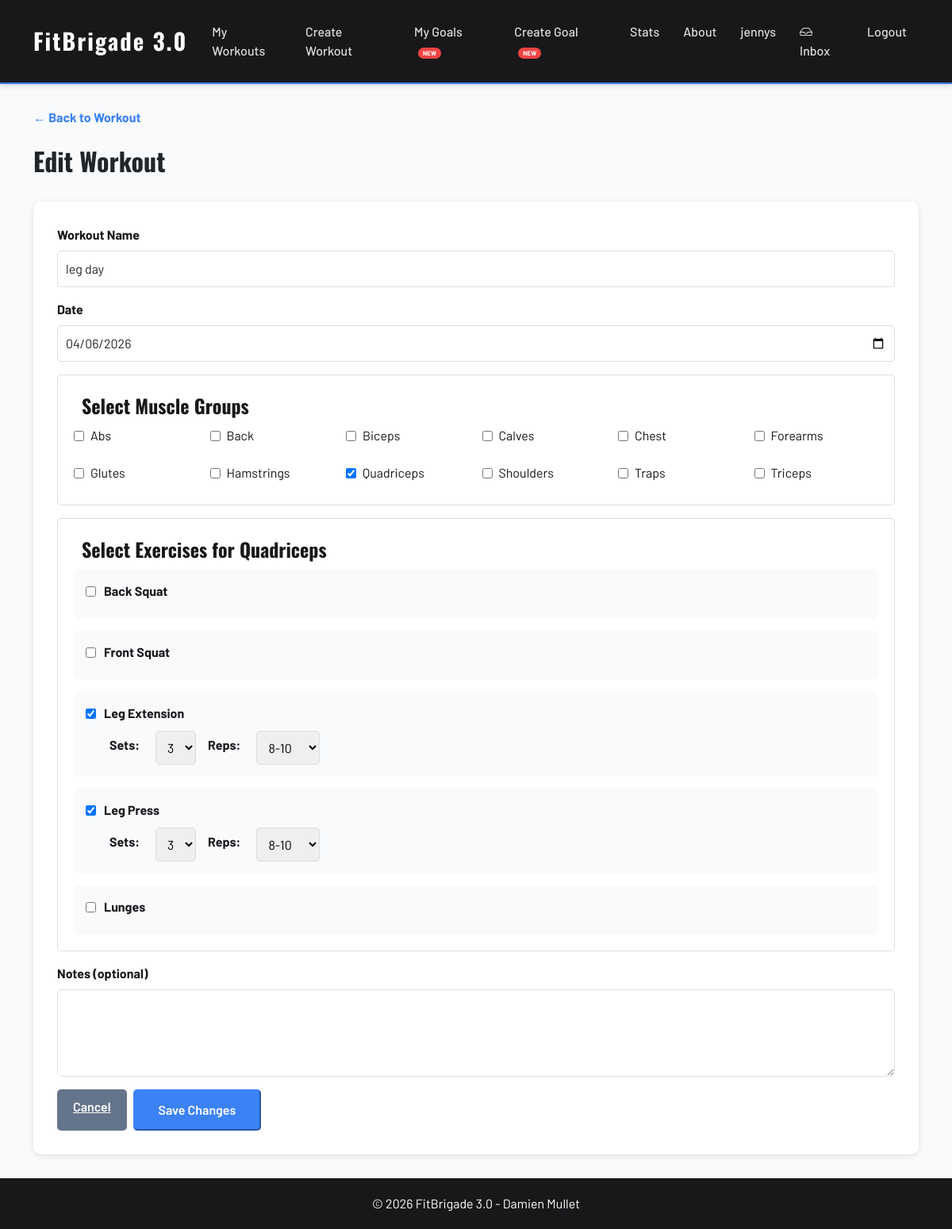
Screenshot of /edit/8/ (signed in) with the database file from the repository.
### users/models.py (models this page shows, shortened)
class CustomUser(AbstractUser):
    email = models.EmailField(unique=True)
    bio = models.TextField(blank=True, null=True)
    phone = models.CharField(max_length=20, blank=True, null=True)

### workouts/models.py (models this page shows, shortened)
class Workout(models.Model):
    user = models.ForeignKey(
        settings.AUTH_USER_MODEL,
        on_delete=models.CASCADE,
        related_name='workouts'
    )
    name = models.CharField(max_length=100)
    date = models.DateField()
    notes = models.TextField(blank=True, null=True)
    created_at = models.DateTimeField(auto_now_add=True)
    muscle_groups = models.ManyToManyField(
        MuscleGroup,
        through='WorkoutMuscleGroup',
        related_name='workouts'
    )
    exercises = models.ManyToManyField(
        Exercise,
        through='WorkoutExercise',
        related_name='workouts'
    )
    class Meta:
        ordering = ['-date', '-created_at']

class MuscleGroup(models.Model):
    name = models.CharField(max_length=100, unique=True)
    class Meta:
        ordering = ['name']

class Exercise(models.Model):
    name = models.CharField(max_length=100)
    muscle_group = models.ForeignKey(
        MuscleGroup,
        on_delete=models.CASCADE,
        related_name='exercises'
    )
    class Meta:
        ordering = ['muscle_group__name', 'name']

### workouts/views.py (the view, shortened to what this page needs)
# urls.py: path('edit/<int:workout_id>/', views.edit_workout, name='edit_workout'),
@login_required
def edit_workout(request, workout_id):
    workout = get_object_or_404(Workout, id=workout_id, user=request.user)
    muscle_groups = MuscleGroup.objects.all()
    exercises_by_muscle = {}
    for mg in muscle_groups:
        exercises_by_muscle[mg.name] = Exercise.objects.filter(muscle_group=mg)
    workout_muscle_groups = workout.muscle_groups.all()
    selected_muscle_names = set(mg.name for mg in workout_muscle_groups)
    workout_exercises = WorkoutExercise.objects.filter(workout=workout)
    selected_exercises = {}
    for we in workout_exercises:
        muscle_name = we.exercise.muscle_group.name
        if muscle_name not in selected_exercises:
            selected_exercises[muscle_name] = []
        selected_exercises[muscle_name].append({
            'name': we.exercise.name,
            'sets': we.sets,
            'reps': we.reps
        })
    return render(request, 'workouts/edit_workout.html', {
        'workout': workout,
        'muscle_groups': muscle_groups,
        'all_exercises': exercises_by_muscle,
        'selected_muscle_names': selected_muscle_names,
        'selected_exercises': selected_exercises
    })

### workouts/templates/workouts/edit_workout.html (shortened to what this page needs)
{% extends 'base.html' %}
{% load static %}
{% block content %}
<a href="{% url 'workouts:workout_detail' workout.id %}" class="back-link">← Back to Workout</a>
<br><br>
<h2>Edit Workout</h2>
<br>
<form method="POST" id="workoutForm">
    <div class="mb-3">
        <label for="name" class="form-label fw-bold">Workout Name</label>
        <input type="text" id="name" name="name" class="form-control" required value="{{ workout.name }}">
    </div>
    <div class="mb-3">
        <label for="date" class="form-label fw-bold">Date</label>
        <input type="date" id="date" name="date" class="form-control" required value="{{ workout.date|date:'Y-m-d' }}">
    </div>
    <fieldset class="mb-3">
        <legend>Select Muscle Groups</legend>
        <div class="muscle-grid">
            {% for muscle_name, exercises in all_exercises.items %}
            <label class="muscle-grid-label">
                <input type="checkbox" name="muscle_groups" value="{{ muscle_name }}"
                    onchange="toggleExercises('{{ muscle_name }}', event)"
                    {% if muscle_name in selected_muscle_names%}checked{% endif %}>
                {{ muscle_name }}
            </label>
            {% endfor %}
        </div>
    </fieldset>
    {% for muscle_name, exercises in all_exercises.items %}
    {% if muscle_name in selected_muscle_names %}
    <div id="exercises_{{ muscle_name }}" class="exercise-section mb-3" style="display:block;">
        {% else %}
        <div id="exercises_{{ muscle_name }}" class="exercise-section mb-3" style="display:none;">
            {% endif %}
            <fieldset>
                <legend>Select Exercises for {{ muscle_name }}</legend>
                <div class="exercise-list-detailed">
                    {% for exercise in exercises %}
                    <div class="exercise-item">
                        <label class="exercise-checkbox">
                            <input type="checkbox" name="exercises_{{ muscle_name }}" value="{{ exercise.name }}"
                                id="chk_{{ muscle_name }}_{{ exercise.name }}"
                                onchange="toggleExerciseDetails('{{ muscle_name }}', '{{ exercise.name }}', event)">
                            <strong>{{ exercise.name }}</strong>
                        </label>
                        <div id="details_{{ muscle_name }}_{{ exercise.name }}" class="exercise-details"
                            style="display:none;">
                            <label>Sets:</label>
                            <select name="sets_{{ muscle_name }}_{{ exercise.name }}">
                                <option value="3" selected>3</option>
                            </select>
                            <label>Reps:</label>
                            <select name="reps_{{ muscle_name }}_{{ exercise.name }}">
                                <option value="8-10" selected>8-10</option>
                            </select>
                        </div>
                    </div>
                    {% endfor %}
                </div>
            </fieldset>
        </div>
        {% endfor %}
        <div class="mb-3">
            <label for="notes" class="form-label fw-bold">Notes (optional)</label>
            <textarea id="notes" name="notes" class="form-control" rows="4">{{ workout.notes|default:'' }}</textarea>
        </div>
        <div class="d-flex gap-2 mt-3">
            <a href="{% url 'workouts:workout_detail' workout.id %}" class="btn-secondary">Cancel</a>
            <button type="submit" class="btn-primary">Save Changes</button>
        </div>
</form>
{% endblock %}

### templates/base.html (shortened to what this page needs)
{% load static %}
<!DOCTYPE html>
<html lang="en">
<head>
    <link href="https://cdn.jsdelivr.net/npm/bootstrap@5.3.0/dist/css/bootstrap.min.css" rel="stylesheet" />
    <link href="https://cdn.jsdelivr.net/npm/bootstrap-icons@1.11.0/font/bootstrap-icons.css" rel="stylesheet" />
    <link rel="stylesheet" href="{% static 'css/style.css' %}">
</head>
<body>
    <nav class="navbar navbar-expand-lg navbar-dark">
        <div class="container">
            <a class="navbar-brand" href="{% url 'workouts:index' %}">FitBrigade 3.0</a>
            <div class="collapse navbar-collapse" id="navbarNav">
                <ul class="navbar-nav me-auto">
                    {% if user.is_authenticated %}
                    <li class="nav-item">
                        <a class="nav-link" href="{% url 'workouts:home' %}">My Workouts</a>
                    </li>
                    <li class="nav-item">
                        <a class="nav-link" href="{% url 'workouts:create_workout' %}">Create Workout</a>
                    </li>
                    <li class="nav-item">
                        <a class="nav-link" href="{% url 'goals:goals_list' %}">My Goals <span
                                class="nav-new">NEW</span></a>
                    </li>
                    <li class="nav-item">
                        <a class="nav-link" href="{% url 'goals:create_goal' %}">Create Goal <span
                                class="nav-new">NEW</span></a>
                    </li>
                    <li class="nav-item">
                        <a class="nav-link" href="{% url 'workouts:stats' %}">Stats</a>
                    </li>
                    {% else %}
                    <li class="nav-item">
                        <a class="nav-link" href="{% url 'workouts:index' %}">Home</a>
                    </li>
                    {% endif %}
                    <li class="nav-item">
                        <a class="nav-link" href="{% url 'workouts:about' %}">About</a>
                    </li>
                </ul>
                <ul class="navbar-nav ms-auto">
                    {% if user.is_authenticated %}
                    <li class="nav-item">
                        <a class="nav-link" href="{% url 'users:profile' %}">{{ user.username }}</a>
                    </li>
                    <li class="nav-item">
                        <a class="nav-link" href="{% url 'messaging:inbox' %}">
                            <i class="bi bi-inbox"></i> Inbox
                        </a>
                    </li>
                    <li class="nav-item">
                        <form method="post" action="{% url 'users:logout' %}" class="d-inline">
                            <button type="submit" class="nav-link btn btn-link text-white">Logout</button>
                        </form>
                    </li>
                    {% endif %}
                </ul>
            </div>
        </div>
    </nav>
    <div class="toast-container position-fixed bottom-0 end-0 p-3" style="z-index: 9999;">
    </div>
    <main>
        <div class="container">
            {% block content %}{% endblock %}
        </div>
    </main>
    <footer>
        <div class="container">
            <p>&copy; 2026 FitBrigade 3.0 - Damien Mullet</p>
        </div>
    </footer>
</body>
</html>

### static/css/style.css (style rules this page uses)
:root { --primary-color: #3b82f6; --secondary-color: #64748b; --danger-color: #ef4444; --dark-color: #18181b; --light-bg: #f8fafc; }
body { font-family: 'Barlow', 'Segoe UI', Tahoma, Geneva, Verdana, sans-serif; background-color: var(--light-bg); display: flex !important; flex-direction: column !important; min-height: 100vh !important; }
h1, h2, h3, h4, h5, h6 { font-family: 'Oswald', sans-serif; font-weight: 700; }
.btn-primary { background-color: var(--primary-color) !important; border-color: var(--primary-color) !important; color: white !important; padding: 12px 30px; border-radius: 5px; font-family: 'Barlow', sans-serif; font-weight: 600; transition: background-color 0.3s, transform 0.3s, box-shadow 0.3s; }
.btn-secondary { background-color: var(--secondary-color) !important; border-color: var(--secondary-color) !important; color: white !important; padding: 10px 20px; border-radius: 5px; font-family: 'Barlow', sans-serif; font-weight: 600; }
nav.navbar { background-color: var(--dark-color) !important; box-shadow: 0 2px 8px rgba(0, 0, 0, 0.15); border-bottom: 2px solid var(--primary-color); }
.navbar-brand { color: white !important; font-size: 1.8rem; font-weight: 700; font-family: 'Oswald', sans-serif; letter-spacing: 2px; }
.nav-link { color: rgba(255, 255, 255, 0.85) !important; font-weight: 500; position: relative; transition: color 0.3s; padding: 20px 15px !important; }
.nav-link::after { content: ""; position: absolute; bottom: 0; left: 50%; width: 0; height: 3px; background: var(--primary-color); transition: width 0.3s ease, left 0.3s ease; }
.nav-new { background: var(--danger-color); color: white; font-size: 0.5rem; padding: 2px 6px; border-radius: 10px; margin-left: 5px; font-weight: 700; animation: pulse 2s infinite; }
main { flex: 1 !important; padding: 30px 0; }
form:not(.d-inline) { background: white; padding: 30px; border-radius: 10px; box-shadow: 0 2px 8px rgba(0, 0, 0, 0.1); }
form label { font-weight: bold; color: var(--dark-color); display: block; margin-bottom: 8px; }
form input[type="text"], form input[type="date"], form input[type="number"], form textarea, select { width: 100%; padding: 10px; border: 1px solid #ddd; border-radius: 5px; font-size: 1rem; }
form textarea { resize: vertical; }
fieldset { border: 1px solid #ddd; padding: 20px; border-radius: 5px; }
legend { font-weight: bold; color: var(--dark-color); padding: 0 10px; font-family: 'Oswald', sans-serif; }
.muscle-grid { display: grid; grid-template-columns: repeat(auto-fill, minmax(150px, 1fr)); gap: 15px; margin-top: 15px; }
.muscle-grid label { display: flex; align-items: center; gap: 8px; font-weight: normal; }
.back-link { color: var(--primary-color); text-decoration: none; font-weight: bold; }
.exercise-list-detailed { display: flex; flex-direction: column; gap: 15px; }
.exercise-item { background-color: var(--light-bg); padding: 15px; border-radius: 8px; }
.exercise-checkbox { display: flex; align-items: center; gap: 10px; font-weight: normal; cursor: pointer; }
footer { background-color: var(--dark-color); color: white; text-align: center; padding: 20px 0; margin-top: auto; }
footer p { margin: 0; }

### rows the page displays
CustomUser: username "jennys"
Workout: name "leg day", date "04/06/2026"
MuscleGroup: all_exercises "Abs"
MuscleGroup: all_exercises "Back"
MuscleGroup: all_exercises "Biceps"
MuscleGroup: all_exercises "Calves"
MuscleGroup: all_exercises "Chest"
MuscleGroup: all_exercises "Forearms"
MuscleGroup: all_exercises "Glutes"
MuscleGroup: all_exercises "Hamstrings"
MuscleGroup: all_exercises "☑", all_exercises "Quadriceps", all_exercises "Quadriceps"
MuscleGroup: all_exercises "Shoulders"
MuscleGroup: all_exercises "Traps"
MuscleGroup: all_exercises "Triceps"
Exercise: name "Back Squat"
Exercise: name "Front Squat"
Exercise: name "Leg Extension", name.name "3", name.name "8-10"
Exercise: name "Leg Press", name.name "3", name.name "8-10"
Exercise: name "Lunges"
